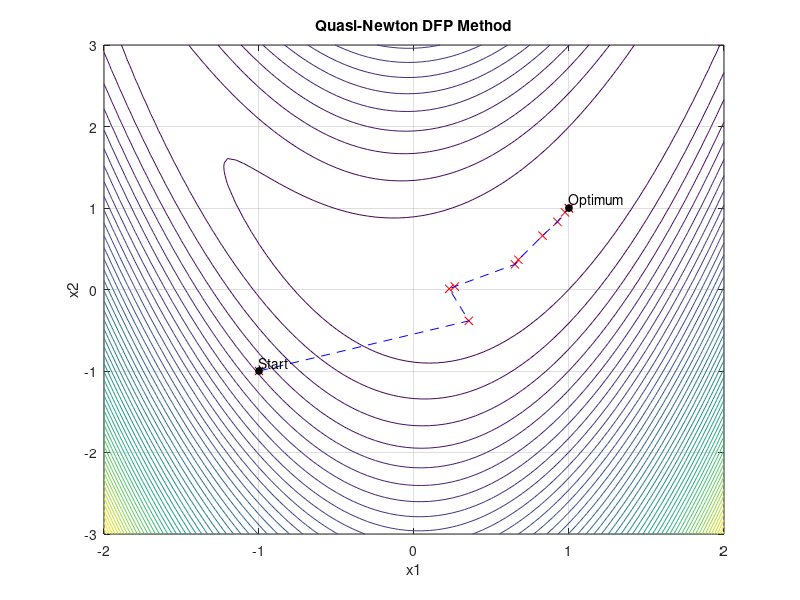

Here is the MATLAB script that generated this plot:
clc; clear; close all;

% Objective function - Rosenbrock's function
rosenbrock = @(x) (1 - x(1))^2 + 5 * (x(2) - x(1)^2)^2;

% Gradient - Rosenbrock's function
grad_rosenbrock = @(x) [-2*(1-x(1)) - 20*x(1)*(x(2) - x(1)^2); 10 * (x(2) - x(1)^2)];

% Starting point
x = [-1; -1];

% Params
tol = 1e-2; % Termination criteria ||grad f(x)|| < 1e-2
max_iter = 100;
max_f_calls = 1000;
Q = eye(2); % Initial approximation of Hessian inverse
trajectory_track = x'; % Store trajectory

% Init
iter = 0;
f_calls = 0;

%% Quasi-Newton DFP Method
while norm(grad_rosenbrock(x)) > tol && iter < max_iter && f_calls < max_f_calls
    d = -Q * grad_rosenbrock(x);  % Search direction
    alpha = fminbnd(@(a) rosenbrock(x + a*d), 0, 1); % Line search
    f_calls = f_calls + 1;
    
    % Update x
    s = alpha * d;
    x_new = x + s;
    y = grad_rosenbrock(x_new) - grad_rosenbrock(x);
    
    % DFP Update
    Q = Q + (s * s') / (s' * y) - (Q * y * y' * Q) / (y' * Q * y);
    
    x = x_new;
    trajectory_track = [trajectory_track; x'];
    iter = iter + 1;
end

%% Plotting
[X1, X2] = meshgrid(-2:0.05:2, -3:0.05:3);
F = (1 - X1).^2 + 5 * (X2 - X1.^2).^2;
contour(X1, X2, F, 50);

hold on;
% Trajectory points
plot(trajectory_track(:,1), trajectory_track(:,2),'rx');
% Trajectory line
plot(trajectory_track(:,1), trajectory_track(:,2),'b--');
% % Starting point
plot(trajectory_track(1,1), trajectory_track(1,2),'ko','MarkerSize',5,'MarkerFaceColor','k');
text(trajectory_track(1,1), trajectory_track(1,2) + 0.1, sprintf('Start'));
% % Solution - Optimal point
plot(trajectory_track(end,1), trajectory_track(end,2),'ko','MarkerSize',5,'MarkerFaceColor','k');
text(trajectory_track(end,1), trajectory_track(end,2) + 0.1, sprintf('Optimum'));
xlabel('x1'); ylabel('x2');
title('Quasi-Newton DFP Method');
grid on;

%% Printing
% Console output for number of iterations and func calls
disp(['Number of interations done: ', num2str(iter)]);
disp(['Number of function calls: ', num2str(f_calls)]);